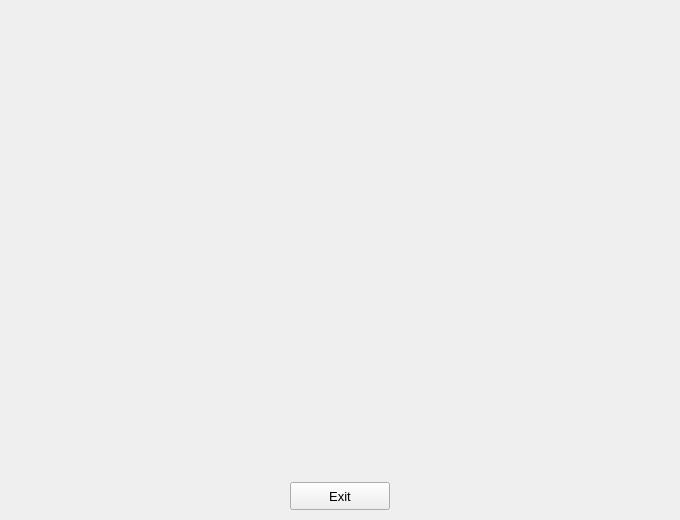
<?xml version="1.0" encoding="UTF-8"?>
<ui version="4.0">
 <class>Dialog</class>
 <widget class="QDialog" name="Dialog">
  <property name="geometry">
   <rect>
    <x>0</x>
    <y>0</y>
    <width>680</width>
    <height>520</height>
   </rect>
  </property>
  <property name="windowTitle">
   <string>Dialog</string>
  </property>
  <layout class="QGridLayout" name="gridLayout">
   <property name="leftMargin">
    <number>4</number>
   </property>
   <property name="topMargin">
    <number>4</number>
   </property>
   <property name="rightMargin">
    <number>4</number>
   </property>
   <property name="bottomMargin">
    <number>4</number>
   </property>
   <property name="spacing">
    <number>4</number>
   </property>
   <item row="0" column="0">
    <widget class="QWidget" name="plot_2d_widget" native="true">
     <property name="minimumSize">
      <size>
       <width>0</width>
       <height>300</height>
      </size>
     </property>
    </widget>
   </item>
   <item row="1" column="0">
    <widget class="QFrame" name="frame_button">
     <property name="minimumSize">
      <size>
       <width>0</width>
       <height>40</height>
      </size>
     </property>
     <property name="maximumSize">
      <size>
       <width>16777215</width>
       <height>40</height>
      </size>
     </property>
     <property name="frameShape">
      <enum>QFrame::Shape::NoFrame</enum>
     </property>
     <property name="frameShadow">
      <enum>QFrame::Shadow::Raised</enum>
     </property>
     <layout class="QGridLayout" name="gridLayout_2">
      <property name="leftMargin">
       <number>0</number>
      </property>
      <property name="topMargin">
       <number>0</number>
      </property>
      <property name="rightMargin">
       <number>0</number>
      </property>
      <property name="bottomMargin">
       <number>0</number>
      </property>
      <property name="spacing">
       <number>0</number>
      </property>
      <item row="0" column="0">
       <widget class="QPushButton" name="pushButton_exit">
        <property name="minimumSize">
         <size>
          <width>100</width>
          <height>28</height>
         </size>
        </property>
        <property name="maximumSize">
         <size>
          <width>100</width>
          <height>28</height>
         </size>
        </property>
        <property name="font">
         <font>
          <family>MS Shell Dlg 2</family>
          <pointsize>10</pointsize>
          <italic>false</italic>
          <bold>false</bold>
         </font>
        </property>
        <property name="styleSheet">
         <string notr="true"/>
        </property>
        <property name="text">
         <string>Exit</string>
        </property>
        <property name="autoDefault">
         <bool>false</bool>
        </property>
       </widget>
      </item>
     </layout>
    </widget>
   </item>
  </layout>
 </widget>
 <resources/>
 <connections/>
</ui>
